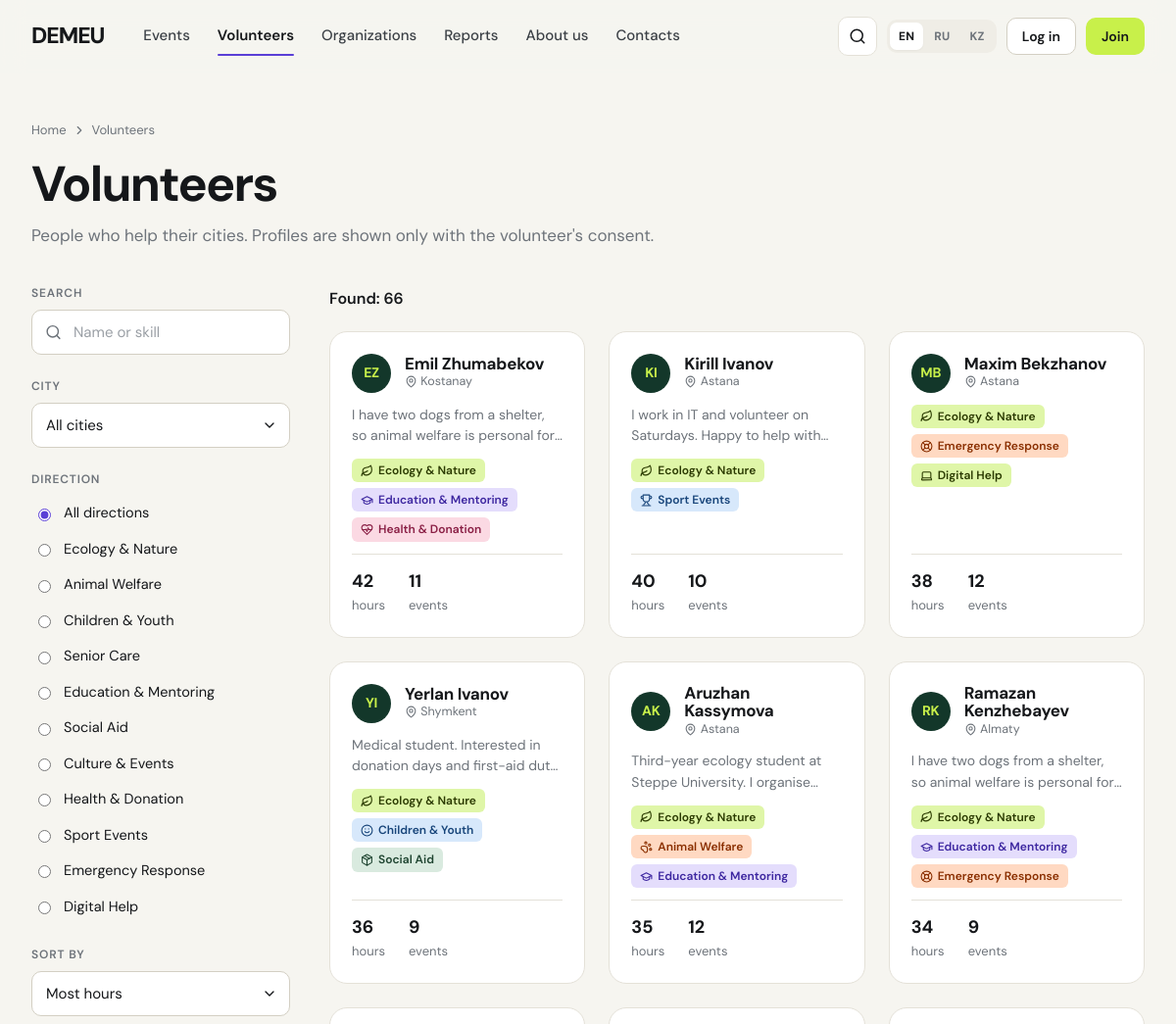
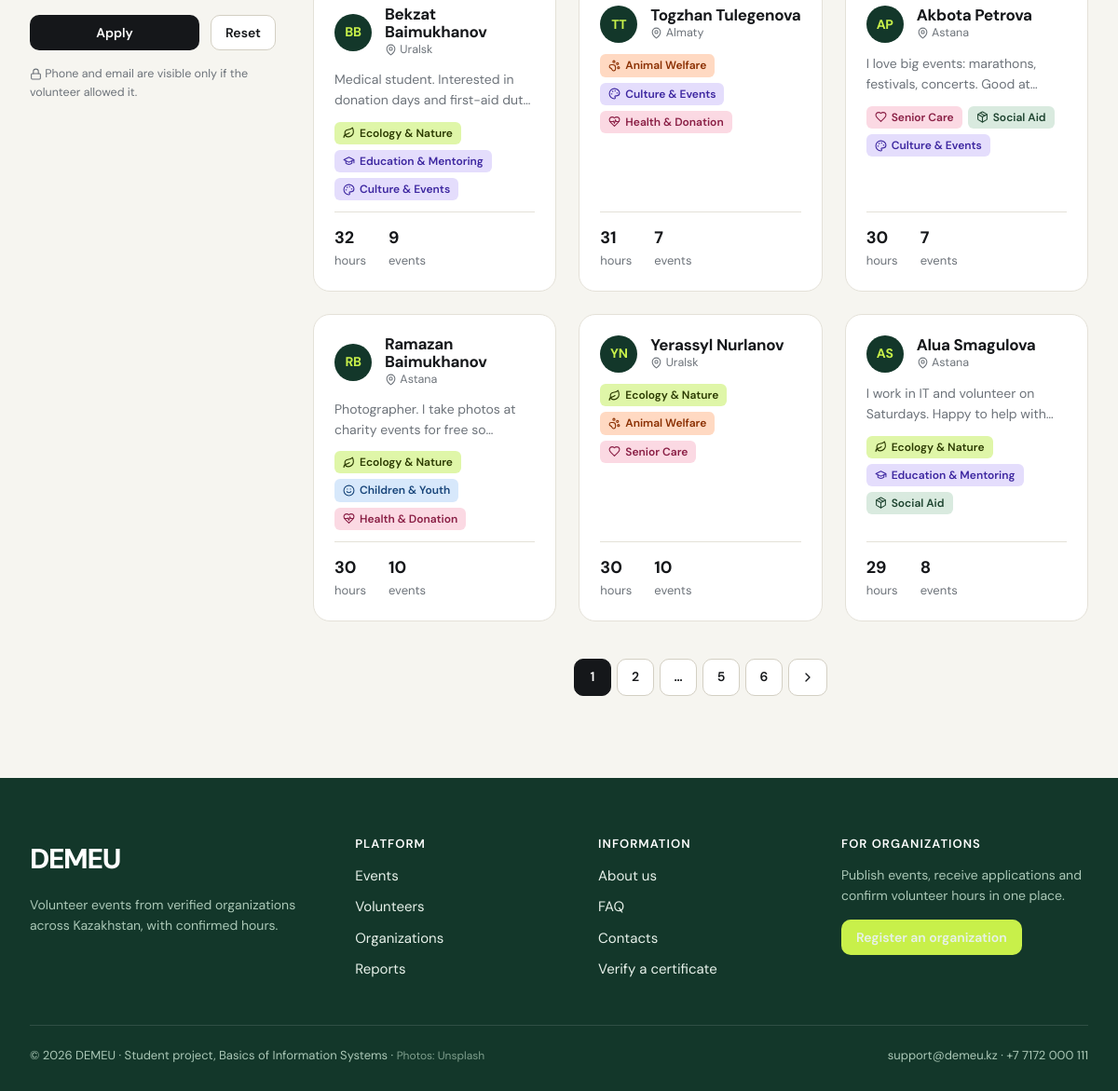
Page /volunteers on the committed database (2 pictures, top to bottom).
### tables this page shows
CREATE TABLE directions (
    direction_id INTEGER PRIMARY KEY,
    slug         TEXT NOT NULL UNIQUE,
    name_en      TEXT NOT NULL,
    name_ru      TEXT NOT NULL,
    name_kk      TEXT NOT NULL,
    icon         TEXT NOT NULL DEFAULT 'heart',
    tone         TEXT NOT NULL DEFAULT 'mint'
                 CHECK (tone IN ('mint','sage','butter','sky','rose','lilac'))
);

CREATE TABLE volunteers (
    volunteer_id  INTEGER PRIMARY KEY,
    user_id       INTEGER NOT NULL UNIQUE REFERENCES users(user_id) ON DELETE RESTRICT,
    full_name     TEXT NOT NULL CHECK (length(trim(full_name)) >= 3),
    phone         TEXT NOT NULL CHECK (phone GLOB '+7[0-9][0-9][0-9][0-9][0-9][0-9][0-9][0-9][0-9][0-9]'),
    birth_date    TEXT NOT NULL,               -- YYYY-MM-DD, age 14+ checked in the app
    city_id       INTEGER NOT NULL REFERENCES cities(city_id) ON DELETE RESTRICT,
    about         TEXT,
    skills        TEXT,                        -- free text, e.g. "first aid, English, driving"
    avatar_path   TEXT,
    is_public     INTEGER NOT NULL DEFAULT 1 CHECK (is_public IN (0,1)),     -- listed in the catalogue
    show_contacts INTEGER NOT NULL DEFAULT 0 CHECK (show_contacts IN (0,1)), -- phone/email visible to everyone
    created_at    TEXT NOT NULL DEFAULT (datetime('now','localtime'))
);

CREATE TABLE cities (
    city_id     INTEGER PRIMARY KEY,
    name_en     TEXT NOT NULL UNIQUE,
    name_ru     TEXT NOT NULL,
    name_kk     TEXT NOT NULL,
    region_en   TEXT NOT NULL,
    lat         REAL,
    lng         REAL
);

CREATE TABLE volunteer_directions (
    volunteer_id INTEGER NOT NULL REFERENCES volunteers(volunteer_id) ON DELETE CASCADE,
    direction_id INTEGER NOT NULL REFERENCES directions(direction_id) ON DELETE RESTRICT,
    PRIMARY KEY (volunteer_id, direction_id)
);

### demeu/public.py (the view)
@bp.route("/volunteers")
def volunteers():
    q = clean(request.args.get("q"), 100)
    city, direction = arg_int("city"), arg_int("direction")
    sort = request.args.get("sort", "hours")
    where, args = ["v.is_public = 1", "u.is_active = 1"], []
    if q:
        where.append("(v.full_name LIKE ? OR v.skills LIKE ? OR v.about LIKE ?)"); args += [f"%{q}%"] * 3
    if city:
        where.append("v.city_id = ?"); args.append(city)
    if direction:
        where.append("EXISTS (SELECT 1 FROM volunteer_directions vd WHERE vd.volunteer_id=v.volunteer_id"
                     " AND vd.direction_id=?)"); args.append(direction)
    base = VOL_SELECT + " WHERE " + " AND ".join(where)
    total = scalar(f"SELECT COUNT(*) FROM ({base})", args)
    page = Page(total, page_arg(), 12)
    order = {"hours": "hours DESC, v.full_name", "new": "v.created_at DESC", "name": "v.full_name"}.get(sort, "hours DESC")
    rows = query(f"{base} ORDER BY {order} LIMIT ? OFFSET ?", args + [page.per_page, page.offset])
    dirs = volunteer_directions([r["volunteer_id"] for r in rows])
    return render_template("public/volunteers.html", volunteers=rows, dirs=dirs, page=page, q=q,
                           city=city, direction=direction, sort=sort, **ref())

### demeu/core.py (called while the page is built, shortened)
def get_lang():
    lang = session.get("lang")
    if lang in LANGS:
        return lang
    best = request.accept_languages.best_match(["en", "ru", "kk"]) if request else None
    return best or "en"

def _(key, **params):
    entry = TRANSLATIONS.get(key)
    if entry is None:
        text = key
    else:
        lang = g.get("lang", "en")
        text = entry.get(lang) or entry.get("en") or key
    if params:
        try:
            text = text.format(**params)
        except (KeyError, IndexError):
            pass
    return text

def loc(row, field):
    if row is None:
        return ""
    lang = g.get("lang", "en")
    keys = row.keys() if hasattr(row, "keys") else row
    for k in (f"{field}_{lang}", f"{field}_en", field):
        if k in keys and row[k]:
            return row[k]
    return ""

def fmt_hours(value):
    if value is None:
        return "0"
    v = float(value)
    return str(int(v)) if v.is_integer() else f"{v:.1f}"

def initials(name):
    parts = [p for p in (name or "").split() if p]
    return "".join(p[0] for p in parts[:2]).upper() or "?"

def load_user():
    g.user = g.volunteer = g.coordinator = g.org = None
    uid = session.get("uid")
    if not uid:
        return

def check_csrf():
    if request.method == "POST" and not current_app.config.get("TESTING_NO_CSRF"):
        sent = request.form.get("csrf_token") or request.headers.get("X-CSRF-Token")
        if not sent or not secrets.compare_digest(sent, session.get("csrf", "")):
            abort(400, description="CSRF token missing or invalid")

def unread_count():
    if not g.get("user"):
        return 0
    return scalar("SELECT COUNT(*) FROM notifications WHERE user_id=? AND is_read=0",
                  (g.user["user_id"],))

def page_arg():
    try:
        return int(request.args.get("page", 1))
    except ValueError:
        return 1

def arg_int(name, default=None):
    try:
        return int(request.args.get(name, ""))
    except ValueError:
        return default

    def url(self, page):
        args = request.args.to_dict()
        args["page"] = page
        return url_for(request.endpoint, **{**(request.view_args or {}), **args})

### demeu/db.py (called while the page is built)
def get_db():
    if "db" not in g:
        conn = sqlite3.connect(current_app.config["DATABASE"], timeout=10,
                               isolation_level=None)
        conn.row_factory = sqlite3.Row
        conn.execute("PRAGMA foreign_keys = ON")
        g.db = conn
    return g.db

### demeu/templates/public/volunteers.html (shortened to what this page needs)
{% extends "base.html" %}
{% from "partials/macros.html" import avatar, dir_tag, pagination, empty %}
{% block content %}
<section class="page-head">
  <div class="wrap">
    <div class="crumbs"><a href="{{ url_for('public.home') }}">{{ _('home') }}</a>{{ icon('chevron-right', 14) }}<span>{{ _('nav_volunteers') }}</span></div>
    <h1>{{ _('volunteers_title') }}</h1>
    <p>{{ _('volunteers_subtitle') }}</p>
  </div>
</section>
<div class="wrap">
  <div class="with-filters">
    <form class="card filters" id="filters" method="get" data-autosubmit>
      <h4>{{ _('search') }}</h4>
      <label class="input-icon"><span class="sr-only">{{ _('search') }}</span>{{ icon('search', 17) }}
        <input class="input pill" name="q" value="{{ q }}" placeholder="{{ _('search_volunteers_placeholder') }}"></label>
      <h4>{{ _('city') }}</h4>
      <select class="select" name="city" aria-label="{{ _('city') }}"><option value="">{{ _('all_cities') }}</option>
        {% for c in cities %}<option value="{{ c.city_id }}" {{ 'selected' if city == c.city_id }}>{{ loc(c, 'name') }}</option>{% endfor %}</select>
      <h4>{{ _('direction') }}</h4>
      <div class="radio-list">
        <label><input type="radio" name="direction" value="" {{ 'checked' if not direction }}> {{ _('all_directions') }}</label>
        {% for d in directions %}
        <label><input type="radio" name="direction" value="{{ d.direction_id }}" {{ 'checked' if direction == d.direction_id }}> {{ loc(d, 'name') }}</label>
        {% endfor %}
      </div>
      <h4>{{ _('sort_by') }}</h4>
      <select class="select" name="sort" aria-label="{{ _('sort_by') }}">
        <option value="hours" {{ 'selected' if sort == 'hours' }}>{{ _('sort_hours') }}</option>
      </select>
      <div class="row mt-3"><button class="btn btn-dark btn-sm grow">{{ _('apply_filters') }}</button>
        <a class="btn btn-ghost btn-sm" href="{{ url_for('public.volunteers') }}">{{ _('reset') }}</a></div>
      <p class="xs muted mt-2 mb-0">{{ icon('lock', 13) }} {{ _('volunteers_privacy_note') }}</p>
    </form>
    <div>
      <div class="results-bar"><span class="count">{{ _('found_n', n=page.total) }}</span>
        <button class="btn btn-ghost btn-sm filters-toggle" type="button" data-toggle="filters">{{ icon('filter', 16) }} {{ _('filters') }}</button></div>
      {% if volunteers %}
      <div class="grid" style="grid-template-columns:repeat(auto-fill,minmax(260px,1fr))">
        {% for v in volunteers %}
        <a class="card card-hover person-card" href="{{ url_for('public.volunteer_profile', volunteer_id=v.volunteer_id) }}" style="color:inherit;text-decoration:none">
          <div class="top">{{ avatar(v.avatar_path, v.full_name, 'lg' if False else '') }}
            <div><h3>{{ v.full_name }}</h3><div class="xs muted">{{ icon('map-pin', 13) }} {{ loc(v, 'city_name') }}</div></div></div>
          {% if v.about %}<p class="small muted mb-0" style="display:-webkit-box;-webkit-line-clamp:2;-webkit-box-orient:vertical;overflow:hidden">{{ v.about }}</p>{% endif %}
          <div class="row tight">{% for d in dirs.get(v.volunteer_id, [])[:3] %}{{ dir_tag(d, '') }}{% endfor %}</div>
          <div class="stats"><div><b>{{ fmt_hours(v.hours) }}</b>{{ _('hours_lower') }}</div><div><b>{{ v.n_events }}</b>{{ _('events_lower') }}</div></div>
        </a>
        {% endfor %}
      </div>
      {{ pagination(page) }}
      {% else %}
        {{ empty('users', _('no_volunteers_title'), _('no_results_text'), url_for('public.volunteers'), _('reset_filters')) }}
      {% endif %}
    </div>
  </div>
</div>
{% endblock %}

### demeu/templates/partials/macros.html (shortened to what this page needs)
{% macro avatar(path, name, cls='') -%}
<span class="avatar {{ cls }}">{% if path %}<img src="{{ media_url(path) }}" alt="">{% else %}{{ initials(name) }}{% endif %}</span>
{%- endmacro %}
{% macro dir_tag(row, prefix='dir_') -%}
<span class="tag tone-{{ row[prefix ~ 'tone'] if prefix else row.tone }}">{{ icon(row[prefix ~ 'icon'] if prefix else row.icon, 13) }}{{ loc(row, prefix ~ 'name' if prefix else 'name') }}</span>
{%- endmacro %}
{% macro pagination(page) -%}
{% if page.pages > 1 %}
<nav class="pagination" aria-label="{{ _('pages') }}">
  {% for p in range(1, page.pages + 1) %}
    {% if p == page.page %}<span class="on">{{ p }}</span>
    {% elif p <= 2 or p > page.pages - 2 or (p - page.page)|abs <= 1 %}<a href="{{ page.url(p) }}">{{ p }}</a>
    {% elif (p - page.page)|abs == 2 %}<span>…</span>{% endif %}
  {% endfor %}
  {% if page.page < page.pages %}<a href="{{ page.url(page.page + 1) }}" aria-label="{{ _('next') }}">{{ icon('chevron-right', 16) }}</a>{% endif %}
</nav>
{% endif %}
{%- endmacro %}

### rows in the picture
directions: name_en "Ecology & Nature"
directions: name_en "Animal Welfare"
directions: name_en "Children & Youth"
directions: name_en "Senior Care"
directions: name_en "Education & Mentoring"
directions: name_en "Social Aid"
directions: name_en "Culture & Events"
directions: name_en "Health & Donation"
directions: name_en "Sport Events"
directions: name_en "Emergency Response"
directions: name_en "Digital Help"
volunteers: full_name "EZ", full_name "Emil Zhumabekov", about "I have two dogs from a shelter, so animal welfare is personal…", fmt_hours "42", n_events "11"
cities: name_en "Kostanay"
volunteers: full_name "KI", full_name "Kirill Ivanov", about "I work in IT and volunteer on Saturdays. Happy to help…", fmt_hours "40", n_events "10"
cities: name_en "Astana"
volunteers: full_name "MB", full_name "Maxim Bekzhanov", fmt_hours "38", n_events "12"
volunteers: full_name "YI", full_name "Yerlan Ivanov", about "Medical student. Interested in donation days and first-aid…", fmt_hours "36", n_events "9"
cities: name_en "Shymkent"
volunteers: full_name "AK", full_name "Aruzhan Kassymova", about "Third-year ecology student at Steppe University. I…", fmt_hours "35", n_events "12"
volunteers: full_name "RK", full_name "Ramazan Kenzhebayev", about "I have two dogs from a shelter, so animal welfare is personal…", fmt_hours "34", n_events "9"
cities: name_en "Almaty"
volunteers: full_name "BB", full_name "Bekzat Baimukhanov", about "Medical student. Interested in donation days and first-aid…", fmt_hours "32", n_events "9"
cities: name_en "Uralsk"
volunteers: full_name "TT", full_name "Togzhan Tulegenova", fmt_hours "31", n_events "7"
volunteers: full_name "AP", full_name "Akbota Petrova", about "I love big events: marathons, festivals, concerts. Good…", fmt_hours "30", n_events "7"
volunteers: full_name "RB", full_name "Ramazan Baimukhanov", about "Photographer. I take photos at charity events for free…", fmt_hours "30", n_events "10"
volunteers: full_name "YN", full_name "Yerassyl Nurlanov", fmt_hours "30", n_events "10"
volunteers: full_name "AS", full_name "Alua Smagulova", about "I work in IT and volunteer on Saturdays. Happy to help…", fmt_hours "29", n_events "8"

### other values in the picture
{{ LANG_LABELS[code] }} "EN" "RU" "KZ"
{{ p }} "1"
{{ p }} "2" "5" "6"
{{ 2026 }} "2026"
form field city "All cities"
form field sort "Most hours"
